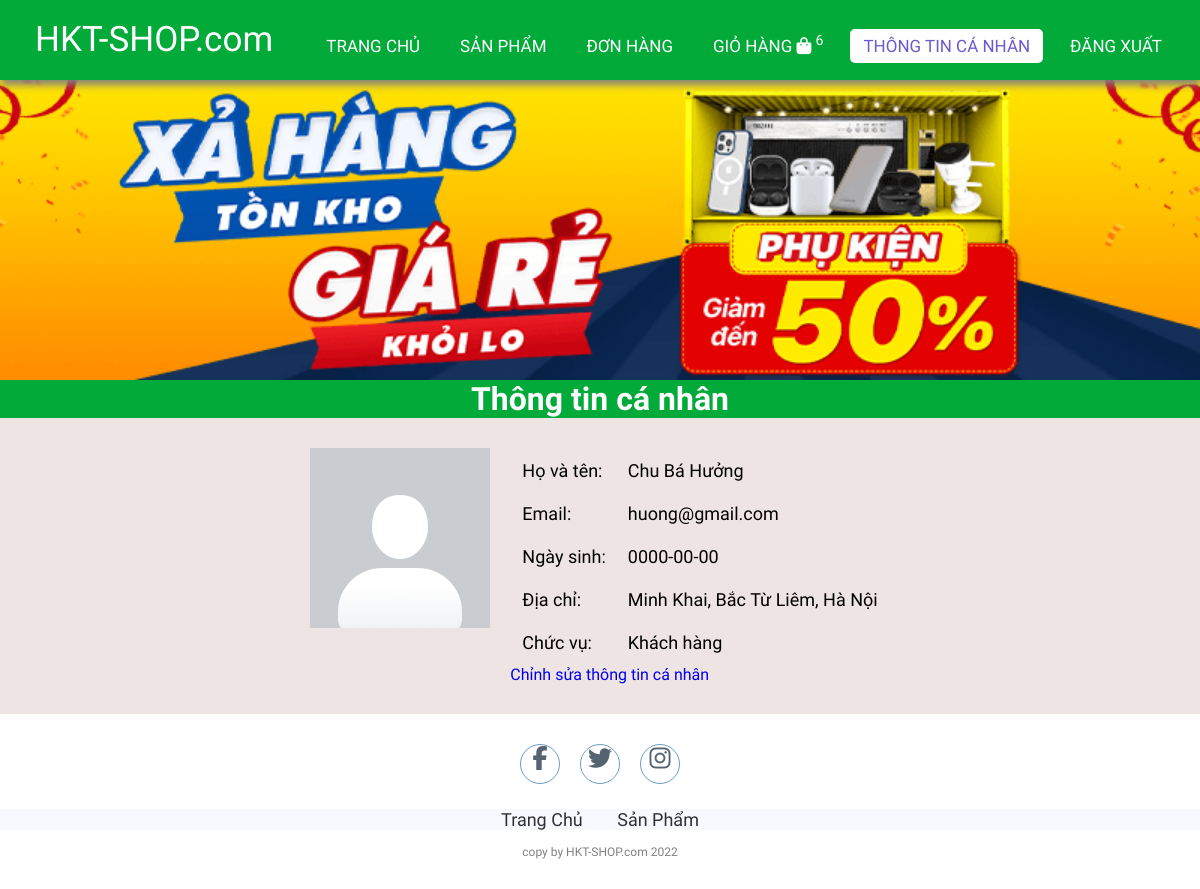
Before: /info.php (signed in) with the older database file.
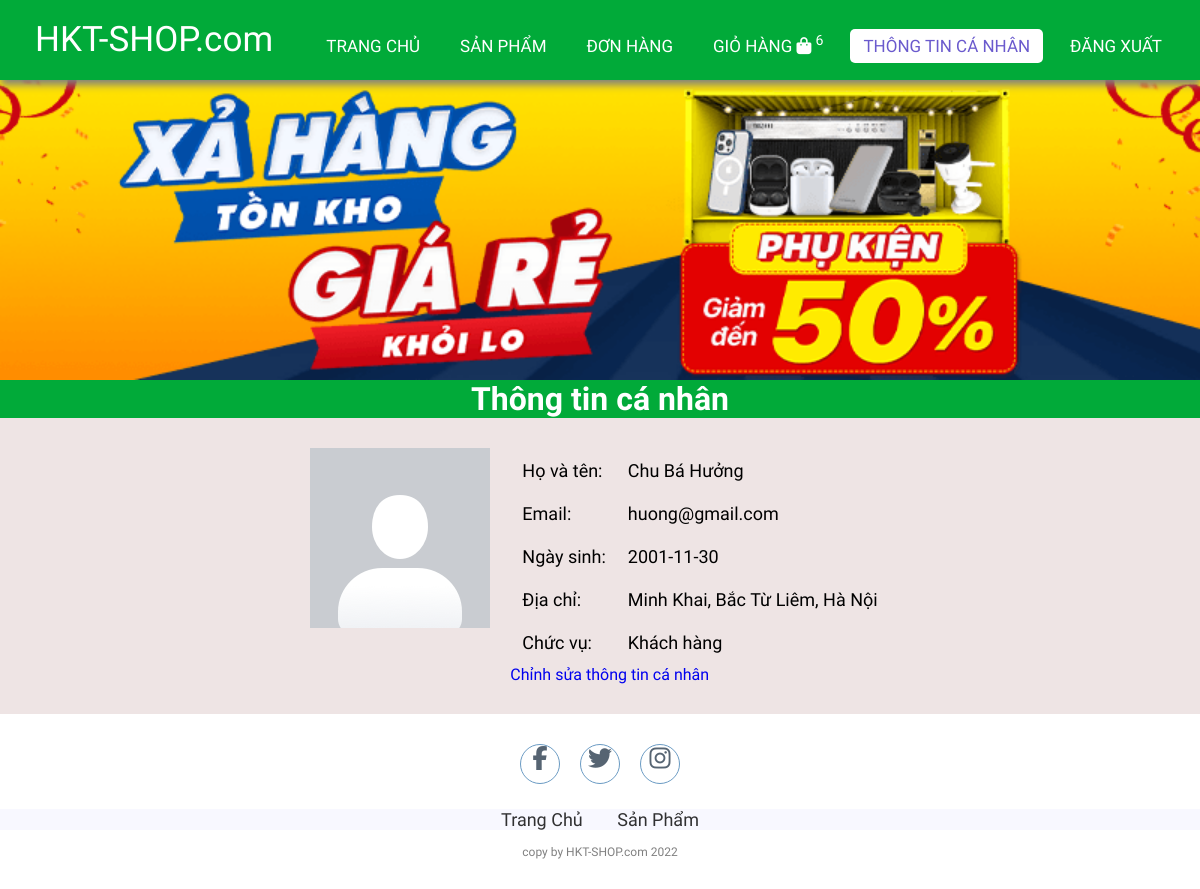
After: the same page with the newer database file.
### tables this page shows
CREATE TABLE `users` (
  `id` int(11) NOT NULL,
  `email` varchar(255) NOT NULL,
  `fullname` varchar(255) NOT NULL,
  `dob` date NOT NULL,
  `password` varchar(255) NOT NULL,
  `role_id` int(11) NOT NULL,
  `status` tinyint(1) NOT NULL,
  `address` varchar(500) NOT NULL,
  `isConfirmed` tinyint(4) NOT NULL DEFAULT 0,
  `captcha` varchar(50) NOT NULL
);

### lib/database.php (called while the page is built, shortened)
<?php
class Database extends PDO
{
  public $host   = DB_HOST;
  public $user   = DB_USER;
  public $pass   = DB_PASS;
  public $dbname = DB_NAME;
  public $link;
  private function connectDB()
  {
    $this->link = new mysqli(
      $this->host,
      $this->user,
      $this->pass,
      $this->dbname
    );
  }
  public function select($query)
  {
    $result = $this->link->query($query);
    if ($result->num_rows > 0) {
      return $result;
    } else {
      return false;
    }
  }
}

### lib/session.php (called while the page is built, shortened)
<?php
class Session
{
   public static function get($key)
   {
      if (isset($_SESSION[$key])) {
         return $_SESSION[$key];
      } else {
         return false;
      }
   }
}

### classes/cart.php (called while the page is built, shortened)
<?php
$filepath = realpath(dirname(__FILE__));
include_once($filepath . '/../lib/database.php');
include_once($filepath . '/../lib/session.php');
?>
<?php
class cart
{
    private $db;
    public function __construct()
    {
        $this->db = new Database();
    }
    public function getTotalQtyByUserId()
    {
        $userId = Session::get('userId');
        $query = "SELECT SUM(qty) as total FROM cart WHERE userId = '$userId' ";
        $mysqli_result = $this->db->select($query);
        if ($mysqli_result) {
            $result = mysqli_fetch_all($this->db->select($query), MYSQLI_ASSOC)[0];
            return $result;
        }
        return false;
    }
}
?>

### classes/user.php (called while the page is built, shortened)
<?php
$filepath = realpath(dirname(__FILE__));
include_once($filepath . '/../lib/session.php');
include_once($filepath . '/../lib/database.php');
?>
<?php
class user
{
	private $db;
	public function __construct()
	{
		$this->db = new Database();
	}
	public function get()
	{
		$userId = Session::get('userId');
		$query = "SELECT * FROM users WHERE id = '$userId' LIMIT 1";
		$mysqli_result = $this->db->select($query);
		if ($mysqli_result) {
			$result = mysqli_fetch_all($this->db->select($query), MYSQLI_ASSOC)[0];
			return $result;
		}
		return false;
	}
}
?>

### info.php (the view, shortened to what this page needs)
<?php
include_once 'lib/session.php';
include_once 'classes/cart.php';
include 'classes/user.php';
$user = new user();
$userInfo = $user->get();
$cart = new cart();
$totalQty = $cart->getTotalQtyByUserId();
?>
<!DOCTYPE html>
<html lang="en">
<head>
    <link rel="stylesheet" href="./css/style.css">
    <link rel="stylesheet" href="https://cdnjs.cloudflare.com/ajax/libs/font-awesome/5.15.4/css/all.min.css">
</head>
<body>
    <nav>
        <label class="logo">HKT-SHOP.com</label>
        <ul>
            <li><a href="index.php">Trang chủ</a></li>
            <li><a href="productList.php">Sản phẩm</a></li>
            <li><a href="order.php" id="order">Đơn hàng</a></li>
            <li>
                <a href="checkout.php">
                    Giỏ hàng
                    <i class="fa fa-shopping-bag"></i>
                    <sup class="sumItem">
                        <?= ($totalQty['total']) ? $totalQty['total'] : "0" ?>
                    </sup>
                </a>
            </li>
            <?php
            if (isset($_SESSION['user']) && $_SESSION['user']) { ?>
                <li><a href="info.php" id="signin" class="active">Thông tin cá nhân</a></li>
                <li><a href="logout.php" id="signin">Đăng xuất</a></li>
            <?php } else { ?>
                <li><a href="register.php" id="signup">Đăng ký</a></li>
                <li><a href="login.php" id="signin">Đăng nhập</a></li>
            <?php } ?>
        </ul>
    </nav>
    <section class="banner">
        <div class="fadein">
            <?php
            $dir = "./images/slider/";
            $scan_dir = scandir($dir);
            foreach ($scan_dir as $img) :
                if (in_array($img, array('.', '..')))
                    continue;
            ?>
                <img src="<?php echo $dir . $img ?>" alt="<?php echo $img ?>">
            <?php endforeach; ?>
        </div>
    </section>
    <div class="featuredProducts">
        <h1>Thông tin cá nhân</h1>
    </div>
    <div class="container-single">
        <div class="container-info">
            <div class="image-info">
                <img src="./images/avt.png" alt="">
            </div>
            <div class="info">
                <table>
                    <tr>
                        <td>Họ và tên: </td>
                        <td><?= $userInfo['fullname'] ?></td>
                    </tr>
                    <tr>
                        <td>Email: </td>
                        <td><?= $userInfo['email'] ?></td>
                    </tr>
                    <tr>
                        <td>Ngày sinh: </td>
                        <td><?= $userInfo['dob'] ?></td>
                    </tr>
                    <tr>
                        <td>Địa chỉ: </td>
                        <td><?= $userInfo['address'] ?></td>
                    </tr>
                    <tr>
                        <td>Chức vụ: </td>
                        <td><?php if ($userInfo['role_id'] == 1) {
                                echo "Admin";
                            } else echo "Khách hàng" ?></td>
                    </tr>
                </table>
                <?php if ($userInfo['role_id'] == 1) {
                    echo '<div><a href="./admin/index.php">Chuyển sang trang Admin</a></div>';
                } else echo '<div><a href="edit_info.php">Chỉnh sửa thông tin cá nhân</a></div>'; ?>
            </div>
        </div>
    </div>
    <footer>
        <div class="social">
            <a href="#"><i class="fa fa-facebook" aria-hidden="true"></i></a>
            <a href="#"><i class="fa fa-twitter" aria-hidden="true"></i></a>
            <a href="#"><i class="fa fa-instagram" aria-hidden="true"></i></a>
        </div>
        <ul class="list">
            <li>
                <a href="./">Trang Chủ</a>
            </li>
            <li>
                <a href="productList.php">Sản Phẩm</a>
            </li>
        </ul>
        <p class="copyright">copy by HKT-SHOP.com 2022</p>
    </footer>
</body>
</html>

### css/style.css (style rules this page uses)
:root { --color-primary: #01aa39; --bg-primary: rgb(238, 228, 228); }
* { padding: 0; margin: 0; text-decoration: none; list-style: none; box-sizing: border-box; }
body { font-family: Mitr; background: var(--bg-primary); }
nav { top: 0; background: var(--color-primary); height: 80px; width: 100%; position: fixed; z-index: 9999; box-shadow: 1px 5px 8px gray; }
label.logo { color: white; font-size: 35px; line-height: 80px; padding: 0 35px; }
nav ul { float: right; margin-right: 20px; }
nav ul li { display: inline-block; line-height: 80px; margin: 0 5px; }
nav ul li a { color: white; font-size: 17px; padding: 7px 13px; border-radius: 3px; text-transform: uppercase; border-radius: 5px; transition: 0.5s; }
a.active, a:hover { background: white; color: slateblue; }
.banner { background-size: cover; margin-top: 80px; overflow: hidden; }
.fadein { position: relative; height: 300px; max-width: 1200px; margin: 0 auto; background: #fff; }
.fadein img { position: absolute; width: calc(100%); height: calc(100%); width: 100%; height: 100%; object-fit: cover; }
.featuredProducts { text-align: center; background-color: var(--color-primary); color: white; }
footer { padding: 30px 0; background-color: white; }
footer .social { text-align: center; padding-bottom: 25px; color: white; }
footer .social a { color: inherit; font-size: 24px; border: 1px solid steelblue; width: 40px; height: 40px; display: inline-block; text-align: center; border-radius: 50%; margin: 0 8px; transition: 0.5s; background-color: white; color: #2c3e50; opacity: 0.8; }
footer ul { margin-top: 0; padding: 0; list-style: none; font-size: 18px; margin-bottom: 0; text-align: center; }
footer ul a { color: inherit; text-decoration: none; opacity: 0.8; }
footer ul li { display: inline; padding: 0 15px; }
footer .copyright { margin-top: 15px; text-align: center; font-size: 12px; color: gray; }
.container-single { display: flex; margin: 30px 100px; }
.info { padding-left: 20px; }
.list { background-color: ghostwhite; }
td { border: 1px solid cadetblue; text-align: center; }

### info.php (style rules this page uses)
table, tr, td { border: none; margin: 0; padding: 0; text-align: left; font-size: 18px; }
td { margin: 10px; padding: 10px; }
.container-info { width: 60%; display: flex; justify-content: center; flex: 1; }

Changed rows visible on the page:
changed users "Chu Bá Hưởng": dob "0000-00-00" → "2001-11-30"
